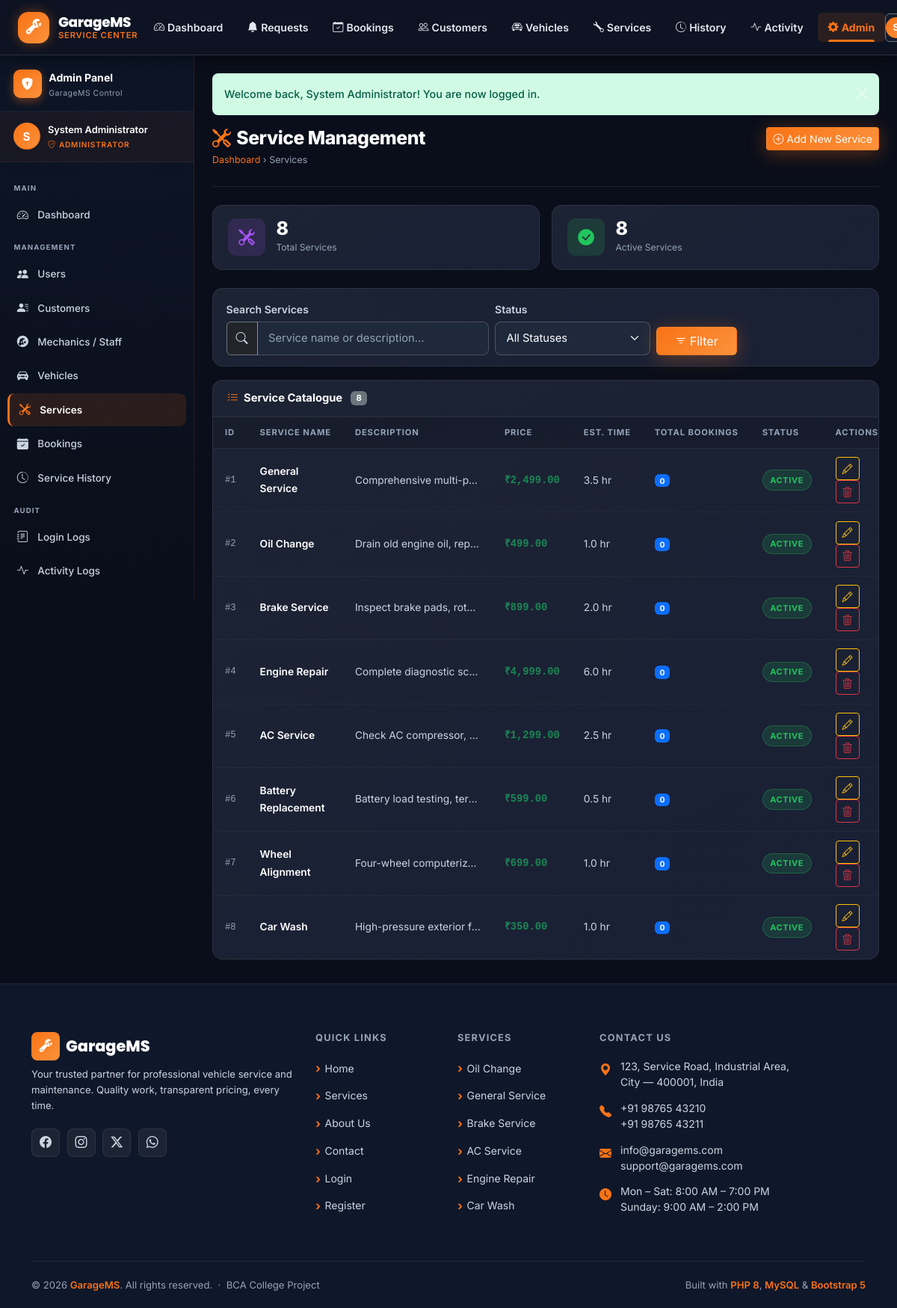
Screenshot of /admin/services.php (signed in) with the database file from the repository.
### tables this page shows
CREATE TABLE `services` (
    `id`             INT UNSIGNED    NOT NULL AUTO_INCREMENT,
    `service_name`   VARCHAR(100)    NOT NULL                COMMENT 'Display name of the service',
    `description`    TEXT            DEFAULT NULL            COMMENT 'Detailed description',
    `price`          DECIMAL(10, 2)  NOT NULL DEFAULT 0.00   COMMENT 'Standard price in local currency',
    `estimated_time` DECIMAL(5, 2)   DEFAULT NULL            COMMENT 'Estimated hours to complete',
    `status`         ENUM('active','inactive')
                                     NOT NULL DEFAULT 'active' COMMENT 'Whether service is bookable',
    `created_at`     TIMESTAMP       NOT NULL DEFAULT CURRENT_TIMESTAMP,
    `updated_at`     TIMESTAMP       NOT NULL DEFAULT CURRENT_TIMESTAMP
                                              ON UPDATE CURRENT_TIMESTAMP,

    PRIMARY KEY (`id`),

     
    INDEX `idx_services_status` (`status`)

);

### admin/services.php (the view, shortened to what this page needs)
<?php
require_once __DIR__ . '/../includes/header.php';
$pdo = getDBConnection();
$search       = trim($_GET['search'] ?? '');
$statusFilter = trim($_GET['status'] ?? 'all');
$conds        = [];
$params       = [];
$wc = $conds ? 'WHERE ' . implode(' AND ', $conds) : '';
try {
    $sql = "SELECT s.*, COUNT(b.id) AS booking_count
              FROM services s
         LEFT JOIN bookings b ON b.service_id = s.id
              $wc
          GROUP BY s.id
          ORDER BY s.created_at DESC";
    $stmt = $pdo->prepare($sql);
    $stmt->execute($params);
    $services = $stmt->fetchAll();
    $totalServices  = (int)$pdo->query("SELECT COUNT(*) FROM services")->fetchColumn();
    $activeServices = (int)$pdo->query("SELECT COUNT(*) FROM services WHERE status='active'")->fetchColumn();
} catch (PDOException $e) {
    error_log('[GarageMS] Admin services list: ' . $e->getMessage());
    $services = []; $totalServices = $activeServices = 0;
}
require_once __DIR__ . '/../includes/navbar.php';
require_once __DIR__ . '/includes/admin_nav.php';
?>
<div class="admin-content">
    <div class="admin-page-header">
        <div>
            <h1 class="admin-page-title"><i class="bi bi-tools"></i>Service Management</h1>
            <div class="admin-breadcrumb"><a href="<?= BASE_URL ?>admin/dashboard.php">Dashboard</a> › Services</div>
        </div>
        <button type="button" class="btn btn-gms-primary btn-sm" data-bs-toggle="modal" data-bs-target="#addServiceModal">
            <i class="bi bi-plus-circle me-1"></i>Add New Service
        </button>
    </div>
    <div class="row g-3 mb-4">
        <div class="col-6">
            <div class="admin-stat-card">
                <div class="admin-stat-icon purple"><i class="bi bi-tools"></i></div>
                <div><div class="admin-stat-value"><?= $totalServices ?></div><div class="admin-stat-label">Total Services</div></div>
            </div>
        </div>
        <div class="col-6">
            <div class="admin-stat-card">
                <div class="admin-stat-icon green"><i class="bi bi-check-circle-fill"></i></div>
                <div><div class="admin-stat-value"><?= $activeServices ?></div><div class="admin-stat-label">Active Services</div></div>
            </div>
        </div>
    </div>
    <div class="admin-filter-bar">
        <form method="GET" action="<?= BASE_URL ?>admin/services.php" class="row g-2 align-items-end">
            <div class="col-md-5">
                <label class="form-label text-muted small fw-semibold mb-1">Search Services</label>
                <div class="input-group">
                    <span class="input-group-text bg-dark border-secondary text-muted"><i class="bi bi-search"></i></span>
                    <input type="text" name="search" class="form-control gms-input"
                           placeholder="Service name or description..." value="<?= e($search) ?>">
                </div>
            </div>
            <div class="col-md-3">
                <label class="form-label text-muted small fw-semibold mb-1">Status</label>
                <select name="status" class="form-select gms-input">
                    <option value="all"     <?= $statusFilter==='all'?'selected':'' ?>>All Statuses</option>
                </select>
            </div>
            <div class="col-md-4 d-flex gap-2">
                <button type="submit" class="btn btn-gms-primary px-4"><i class="bi bi-filter me-1"></i>Filter</button>
            </div>
        </form>
    </div>
    <div class="admin-card">
        <div class="admin-card-header">
            <h5 class="admin-card-title"><i class="bi bi-list-ul"></i>Service Catalogue
                <span class="badge bg-secondary ms-1" style="font-size:0.7rem;"><?= count($services) ?></span>
            </h5>
        </div>
        <div class="table-responsive">
            <table class="admin-table">
                <thead>
                    <tr>
                        <th>ID</th>
                        <th>Service Name</th>
                        <th>Description</th>
                        <th>Price</th>
                        <th>Est. Time</th>
                        <th>Total Bookings</th>
                        <th>Status</th>
                        <th>Actions</th>
                    </tr>
                </thead>
                <tbody>
                    <?php if (empty($services)): ?>
                        <tr><td colspan="8">
                            <div class="admin-empty"><i class="bi bi-tools"></i><p>No services found.</p></div>
                        </td></tr>
                    <?php else: ?>
                        <?php foreach ($services as $s): ?>
                        <tr>
                            <td class="cell-id">#<?= $s['id'] ?></td>
                            <td class="cell-name"><?= e($s['service_name']) ?></td>
                            <td class="text-muted small" style="max-width:200px;white-space:nowrap;overflow:hidden;text-overflow:ellipsis;">
                                <?= e($s['description'] ?? '—') ?>
                            </td>
                            <td class="text-success fw-bold font-monospace">₹<?= number_format((float)$s['price'],2) ?></td>
                            <td class="text-muted small">
                                <?= $s['estimated_time'] ? number_format((float)$s['estimated_time'],1) . ' hr' : '—' ?>
                            </td>
                            <td><span class="badge bg-primary"><?= $s['booking_count'] ?></span></td>
                            <td>
                                <span class="admin-badge <?= $s['status']==='active'?'admin-badge-active':'admin-badge-inactive' ?>">
                                    <?= $s['status'] ?>
                                </span>
                            </td>
                            <td>
                                <div class="admin-btn-group">
                                    <a href="<?= BASE_URL ?>admin/services.php?edit=<?= $s['id'] ?>"
                                       class="btn btn-outline-warning btn-sm" title="Edit">
                                        <i class="bi bi-pencil"></i>
                                    </a>
                                    <button type="button" class="btn btn-outline-danger btn-sm"
                                            data-bs-toggle="modal"
                                            data-bs-target="#deleteServiceModal<?= $s['id'] ?>" title="Delete">
                                        <i class="bi bi-trash3"></i>
                                    </button>
                                </div>
                            </td>
                        </tr>
                        <?php endforeach; ?>
                    <?php endif; ?>
                </tbody>
            </table>
        </div>
    </div>
</div>
<?php
require_once __DIR__ . '/includes/admin_footer.php';
require_once __DIR__ . '/../includes/footer.php';
?>

### rows the page displays
services: id "1", service_name "General Service", description "Comprehensive multi-p…", price "2,499.00", estimated_time "3.5", booking_count "0", status "ACTIVE"
services: id "2", service_name "Oil Change", description "Drain old engine oil, rep…", price "499.00", estimated_time "1.0", booking_count "0", status "ACTIVE"
services: id "3", service_name "Brake Service", description "Inspect brake pads, rot…", price "899.00", estimated_time "2.0", booking_count "0", status "ACTIVE"
services: id "4", service_name "Engine Repair", description "Complete diagnostic sc…", price "4,999.00", estimated_time "6.0", booking_count "0", status "ACTIVE"
services: id "5", service_name "AC Service", description "Check AC compressor,…", price "1,299.00", estimated_time "2.5", booking_count "0", status "ACTIVE"
services: id "6", service_name "Battery Replacement", description "Battery load testing, ter…", price "599.00", estimated_time "0.5", booking_count "0", status "ACTIVE"
services: id "7", service_name "Wheel Alignment", description "Four-wheel computeriz…", price "699.00", estimated_time "1.0", booking_count "0", status "ACTIVE"
services: id "8", service_name "Car Wash", description "High-pressure exterior f…", price "350.00", estimated_time "1.0", booking_count "0", status "ACTIVE"

### other values shown
mb_substr($_SESSION['user_name'] ?? 'A', 0, 1) "S"
$_SESSION['user_name'] "System Administrator"
$msg "Welcome back, System Administrator! You are now logged in."
$totalServices "8"
$activeServices "8"
count($services) "8"
